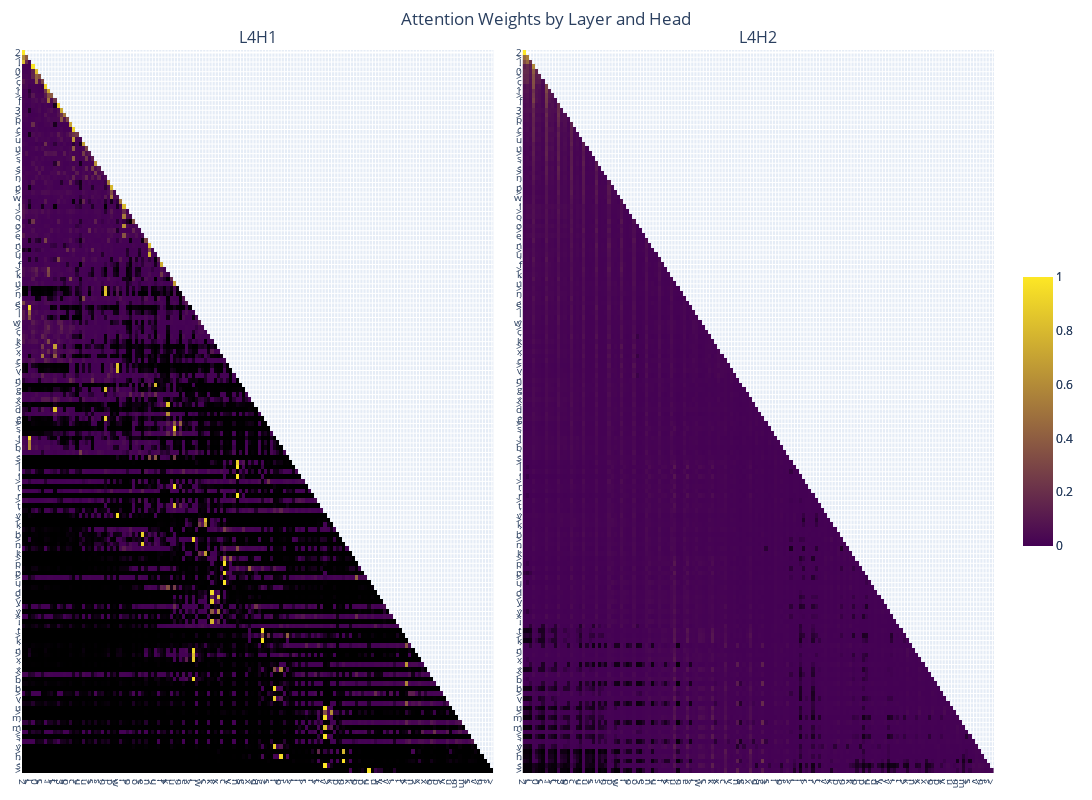

This figure's notebook cell:
### Markdown cell above
### Layer 4

### Code cell
weights = [attn_weight.detach().cpu().numpy()[0] for attn_weight in attn_weights]
plotly_fig = get_fig(weights, list(prompt), base_height=800, selected_layers=[3], selected_heads=[0, 1], selected_x_toks=list(range(150)), selected_y_toks=list(range(150)))
plotly_fig.write_html("assets/l4_attn_map.html")
plotly_fig.show()

### Figure 1 — Plotly figure (JSON) as saved in the notebook; plotly's stock layout.template omitted (floating-point values rounded to 4 significant figures; data arrays with more than 128 entries replaced by an {"elided": "..."} marker saying what was removed)
{"data": [{"colorbar": {"len": 0.4}, "colorscale": [[0, "black"], [0.001, "rgb(68,1,84)"], [1, "rgb(253,231,37)"]], "type": "heatmap", "x": {"elided": "150 int values"}, "xaxis": "x", "y": {"elided": "150 int values"}, "yaxis": "y", "z": {"elided": "150x150 float values"}, "zmax": 1, "zmin": 0}, {"colorbar": {"len": 0.4}, "colorscale": [[0, "black"], [0.001, "rgb(68,1,84)"], [1, "rgb(253,231,37)"]], "type": "heatmap", "x": {"elided": "150 int values"}, "xaxis": "x2", "y": {"elided": "150 int values"}, "yaxis": "y2", "z": {"elided": "150x150 float values"}, "zmax": 1, "zmin": 0}], "layout": {"annotations": [{"font": {"size": 16}, "showarrow": false, "text": "L4H1", "x": 0.2425, "xanchor": "center", "xref": "paper", "y": 1, "yanchor": "bottom", "yref": "paper"}, {"font": {"size": 16}, "showarrow": false, "text": "L4H2", "x": 0.7575, "xanchor": "center", "xref": "paper", "y": 1, "yanchor": "bottom", "yref": "paper"}], "height": 800, "margin": {"b": 20, "l": 20, "r": 20, "t": 50}, "showlegend": false, "title": {"text": "Attention Weights by Layer and Head", "x": 0.5}, "width": 1600, "xaxis": {"anchor": "y", "domain": [0, 0.485], "tickfont": {"size": 10}, "tickmode": "array", "ticktext": {"elided": "150 str values"}, "tickvals": {"elided": "150 int values"}, "type": "linear"}, "xaxis2": {"anchor": "y2", "domain": [0.515, 1], "tickfont": {"size": 10}, "tickmode": "array", "ticktext": {"elided": "150 str values"}, "tickvals": {"elided": "150 int values"}, "type": "linear"}, "yaxis": {"anchor": "x", "autorange": "reversed", "domain": [0, 1], "tickfont": {"size": 10}, "tickmode": "array", "ticktext": {"elided": "150 str values"}, "tickvals": {"elided": "150 int values"}, "type": "linear"}, "yaxis2": {"anchor": "x2", "autorange": "reversed", "domain": [0, 1], "tickfont": {"size": 10}, "tickmode": "array", "ticktext": {"elided": "150 str values"}, "tickvals": {"elided": "150 int values"}, "type": "linear"}}}
